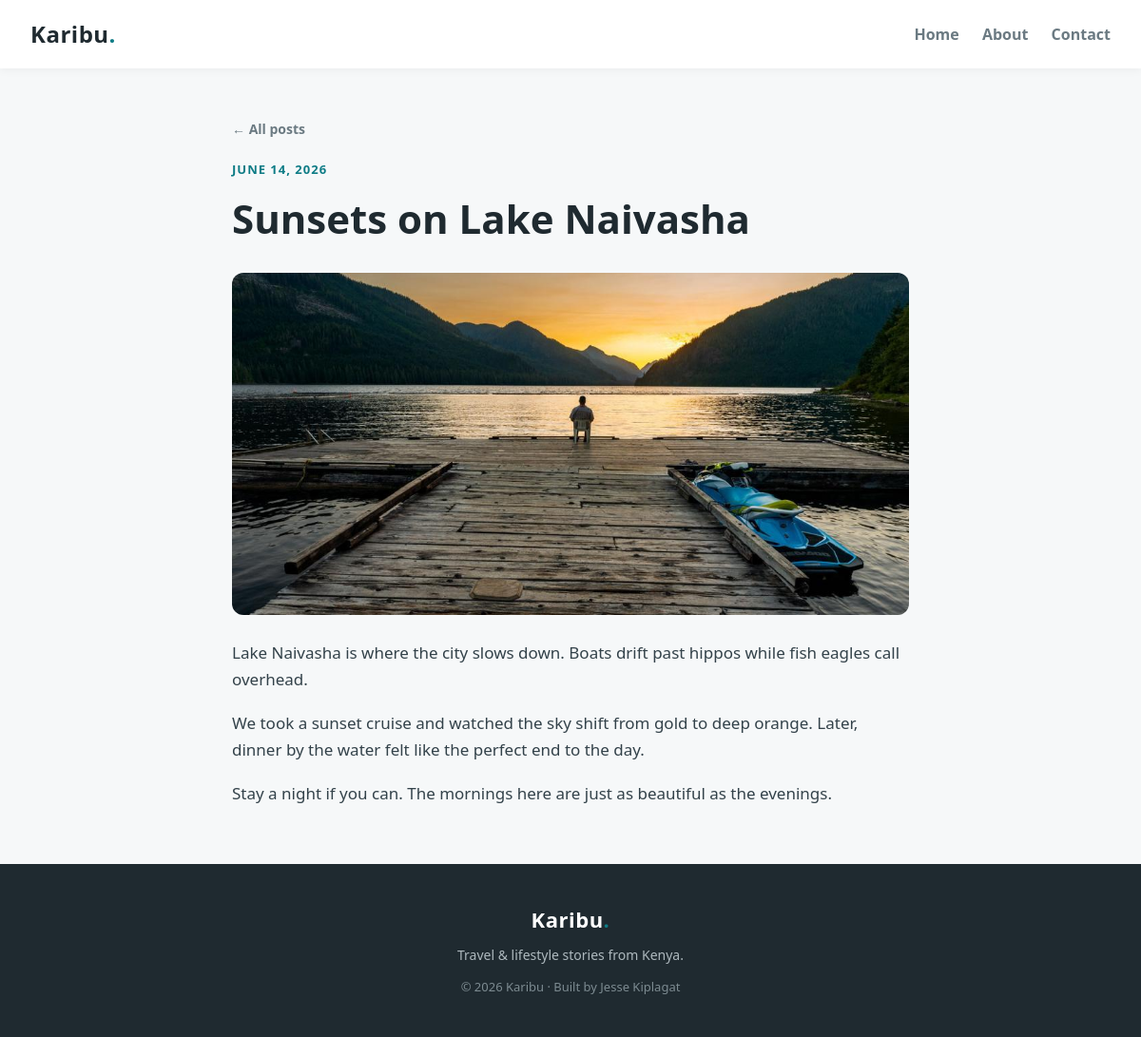
/post.php?id=6, run on the app's committed database.
### tables this page shows
CREATE TABLE IF NOT EXISTS posts (
  id INT AUTO_INCREMENT PRIMARY KEY,
  title VARCHAR(200) NOT NULL,
  slug VARCHAR(220) NOT NULL,
  excerpt VARCHAR(300) NOT NULL,
  body TEXT NOT NULL,
  image VARCHAR(120) NOT NULL,
  created_at DATETIME NOT NULL DEFAULT CURRENT_TIMESTAMP
);

### post.php (the view, shortened to what this page needs)
<?php
require __DIR__ . '/includes/db.php';
require __DIR__ . '/includes/functions.php';
$id = isset($_GET['id']) ? (int) $_GET['id'] : 0;
$stmt = $pdo->prepare('SELECT * FROM posts WHERE id = ?');
$stmt->execute([$id]);
$post = $stmt->fetch();
require __DIR__ . '/includes/header.php';
?>
  <article class="single">
    <a class="back" href="index.php">← All posts</a>
    <span class="date"><?= date('F j, Y', strtotime($post['created_at'])) ?></span>
    <h1><?= htmlspecialchars($post['title']) ?></h1>
    <img src="images/<?= htmlspecialchars($post['image']) ?>" alt="<?= htmlspecialchars($post['title']) ?>">
    <div class="content"><?= render_paragraphs($post['body']) ?></div>
  </article>
<?php require __DIR__ . '/includes/footer.php'; ?>

### includes/functions.php (shortened to what this page needs)
<?php
function render_paragraphs($text)
{
    $blocks = preg_split('/\n\s*\n/', trim($text));
    $html = '';
    foreach ($blocks as $block) {
        $block = trim($block);
        $html .= '<p>' . nl2br(htmlspecialchars($block)) . '</p>';
    }
    return $html;
}

### style.css (style rules this page uses)
:root { --accent: #0e7c86; --accent-dark: #0a5c63; --ink: #1f2a30; --muted: #6b7a82; --bg: #f6f8f9; }
* { margin: 0; padding: 0; box-sizing: border-box; }
body { font-family: 'Segoe UI', system-ui, Tahoma, sans-serif; color: var(--ink); background: var(--bg); line-height: 1.65; }
img { display: block; max-width: 100%; }
.single .content p { margin-bottom: 18px; }
.date { color: var(--accent); font-size: 13px; font-weight: 700; text-transform: uppercase; letter-spacing: 1px; }
.single { max-width: 760px; margin: 50px auto; padding: 0 24px; }
.single .back { text-decoration: none; color: var(--muted); font-weight: 600; font-size: 14px; }
.single .date { display: block; margin: 20px 0 6px; }
.single h1 { font-size: clamp(28px, 5vw, 42px); margin-bottom: 22px; }
.single img { width: 100%; height: 360px; object-fit: cover; border-radius: 12px; margin-bottom: 26px; }
.single .content { font-size: 17px; color: #33424a; }

### data on the page
posts: created_at "JUNE 14, 2026", title "Sunsets on Lake Naivasha", image (picture), body "Lake Naivasha is where the city slows down. Boats drift past hippos while fish eagles call overhead.", body "We took a sunset cruise and watched the sky shift from gold to deep orange. Later, dinner by the water felt like the perfect end to the day.", body "Stay a night if you can. The mornings here are just as beautiful as the evenings."
